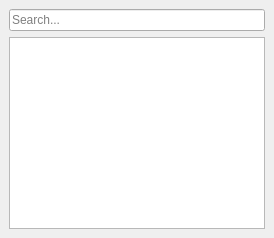
        <widget class="QDockWidget" name="nodePanelDock">
            <property name="windowTitle">
                <string>Node Palette</string>
            </property>
            <attribute name="dockWidgetArea">
                <number>1</number>
            </attribute>
            <widget class="QWidget" name="nodePanelContents">
                <layout class="QVBoxLayout" name="nodePanelLayout">
                    <item>
                        <widget class="QLineEdit" name="nodeSearchBar">
                            <property name="placeholderText">
                                <string>Search...</string>
                            </property>
                            <property name="clearButtonEnabled">
                                <bool>true</bool>
                            </property>
                        </widget>
                    </item>
                    <item>
                        <widget class="QTreeWidget" name="nodeTreeWidget">
                            <property name="dragEnabled">
                                <bool>true</bool>
                            </property>
                            <property name="dragDropMode">
                                <enum>QAbstractItemView::DragDropMode::DragOnly</enum>
                            </property>
                            <property name="defaultDropAction">
                                <enum>Qt::DropAction::CopyAction</enum>
                            </property>
                            <property name="headerHidden">
                                <bool>true</bool>
                            </property>
                            <property name="indentation">
                                <number>16</number>
                            </property>
                            <property name="animated">
                                <bool>true</bool>
                            </property>
                        </widget>
                    </item>
                </layout>
            </widget>
        </widget>
